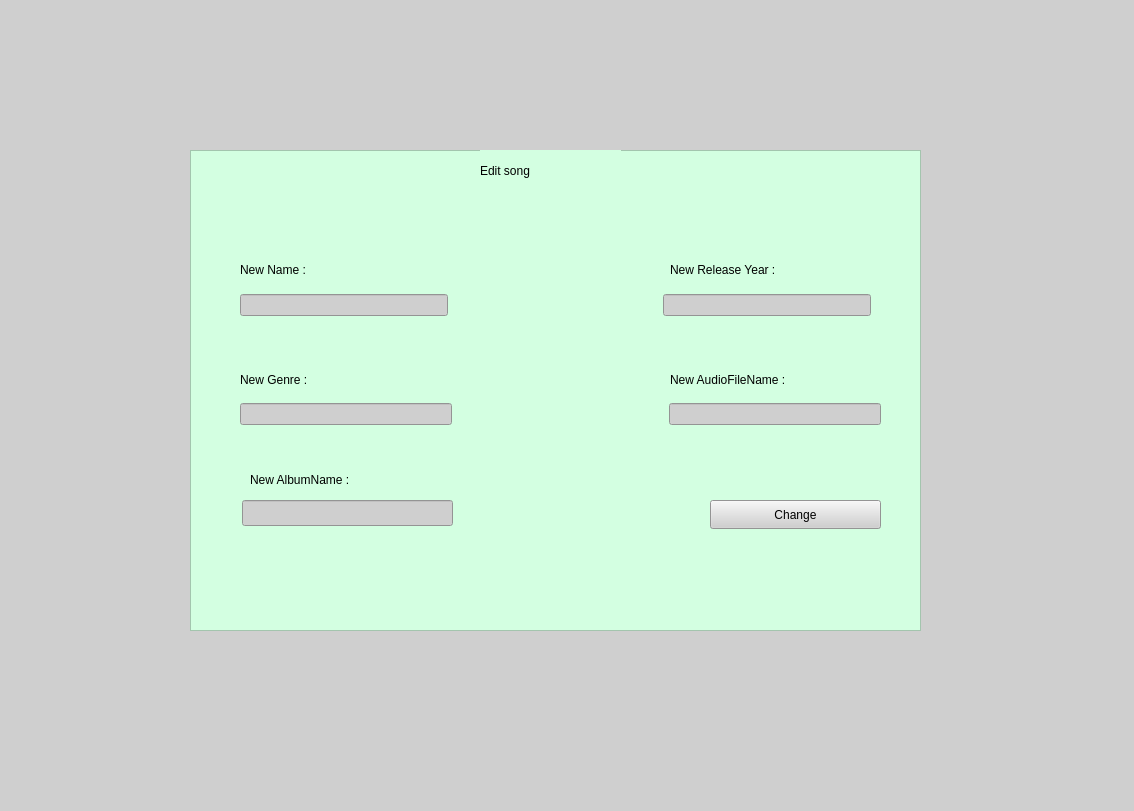
<?xml version="1.0" encoding="UTF-8"?>
<ui version="4.0">
 <class>EditSongWindow</class>
 <widget class="QWidget" name="EditSongWindow">
  <property name="geometry">
   <rect>
    <x>0</x>
    <y>0</y>
    <width>1134</width>
    <height>811</height>
   </rect>
  </property>
  <property name="windowTitle">
   <string>Form</string>
  </property>
  <property name="styleSheet">
   <string notr="true">background-color: rgb(207, 207, 207);</string>
  </property>
  <widget class="QFrame" name="frame">
   <property name="geometry">
    <rect>
     <x>190</x>
     <y>150</y>
     <width>731</width>
     <height>481</height>
    </rect>
   </property>
   <property name="styleSheet">
    <string notr="true">background-color: rgb(211, 255, 225);</string>
   </property>
   <property name="frameShape">
    <enum>QFrame::Shape::StyledPanel</enum>
   </property>
   <property name="frameShadow">
    <enum>QFrame::Shadow::Raised</enum>
   </property>
   <widget class="QLabel" name="label">
    <property name="geometry">
     <rect>
      <x>290</x>
      <y>0</y>
      <width>141</width>
      <height>41</height>
     </rect>
    </property>
    <property name="styleSheet">
     <string notr="true">font: 700 italic 18pt &quot;Segoe UI&quot;;</string>
    </property>
    <property name="text">
     <string>Edit song </string>
    </property>
   </widget>
   <widget class="QWidget" name="horizontalLayoutWidget">
    <property name="geometry">
     <rect>
      <x>50</x>
      <y>140</y>
      <width>631</width>
      <height>31</height>
     </rect>
    </property>
    <layout class="QHBoxLayout" name="horizontalLayout">
     <item>
      <widget class="QLineEdit" name="lineEditName">
       <property name="styleSheet">
        <string notr="true">background-color: rgb(207, 207, 207);</string>
       </property>
      </widget>
     </item>
     <item>
      <spacer name="horizontalSpacer">
       <property name="orientation">
        <enum>Qt::Orientation::Horizontal</enum>
       </property>
       <property name="sizeHint" stdset="0">
        <size>
         <width>40</width>
         <height>20</height>
        </size>
       </property>
      </spacer>
     </item>
     <item>
      <widget class="QLineEdit" name="lineEditYear">
       <property name="styleSheet">
        <string notr="true">background-color: rgb(207, 207, 207);</string>
       </property>
      </widget>
     </item>
    </layout>
   </widget>
   <widget class="QLabel" name="label_2">
    <property name="geometry">
     <rect>
      <x>50</x>
      <y>110</y>
      <width>91</width>
      <height>20</height>
     </rect>
    </property>
    <property name="styleSheet">
     <string notr="true">font: 700 italic 9pt &quot;Segoe UI&quot;;</string>
    </property>
    <property name="text">
     <string>New Name :</string>
    </property>
   </widget>
   <widget class="QLabel" name="label_3">
    <property name="geometry">
     <rect>
      <x>480</x>
      <y>110</y>
      <width>131</width>
      <height>20</height>
     </rect>
    </property>
    <property name="styleSheet">
     <string notr="true">font: 700 italic 9pt &quot;Segoe UI&quot;;</string>
    </property>
    <property name="text">
     <string>New Release Year :</string>
    </property>
   </widget>
   <widget class="QWidget" name="horizontalLayoutWidget_2">
    <property name="geometry">
     <rect>
      <x>50</x>
      <y>249</y>
      <width>641</width>
      <height>31</height>
     </rect>
    </property>
    <layout class="QHBoxLayout" name="horizontalLayout_2">
     <item>
      <widget class="QLineEdit" name="lineEditGenre">
       <property name="styleSheet">
        <string notr="true">background-color: rgb(207, 207, 207);</string>
       </property>
      </widget>
     </item>
     <item>
      <spacer name="horizontalSpacer_2">
       <property name="orientation">
        <enum>Qt::Orientation::Horizontal</enum>
       </property>
       <property name="sizeHint" stdset="0">
        <size>
         <width>40</width>
         <height>20</height>
        </size>
       </property>
      </spacer>
     </item>
     <item>
      <widget class="QLineEdit" name="lineEditAudio">
       <property name="styleSheet">
        <string notr="true">background-color: rgb(207, 207, 207);</string>
       </property>
      </widget>
     </item>
    </layout>
   </widget>
   <widget class="QLabel" name="label_4">
    <property name="geometry">
     <rect>
      <x>50</x>
      <y>220</y>
      <width>91</width>
      <height>20</height>
     </rect>
    </property>
    <property name="styleSheet">
     <string notr="true">font: 700 italic 9pt &quot;Segoe UI&quot;;</string>
    </property>
    <property name="text">
     <string>New Genre :</string>
    </property>
   </widget>
   <widget class="QLabel" name="label_5">
    <property name="geometry">
     <rect>
      <x>480</x>
      <y>220</y>
      <width>171</width>
      <height>20</height>
     </rect>
    </property>
    <property name="styleSheet">
     <string notr="true">font: 700 italic 9pt &quot;Segoe UI&quot;;</string>
    </property>
    <property name="text">
     <string>New AudioFileName :</string>
    </property>
   </widget>
   <widget class="QLineEdit" name="lineEditAlbumName">
    <property name="geometry">
     <rect>
      <x>52</x>
      <y>350</y>
      <width>211</width>
      <height>26</height>
     </rect>
    </property>
    <property name="styleSheet">
     <string notr="true">background-color: rgb(207, 207, 207);</string>
    </property>
   </widget>
   <widget class="QLabel" name="label_6">
    <property name="geometry">
     <rect>
      <x>60</x>
      <y>320</y>
      <width>141</width>
      <height>20</height>
     </rect>
    </property>
    <property name="styleSheet">
     <string notr="true">font: 700 italic 9pt &quot;Segoe UI&quot;;</string>
    </property>
    <property name="text">
     <string>New AlbumName :</string>
    </property>
   </widget>
   <widget class="QPushButton" name="pushButton">
    <property name="geometry">
     <rect>
      <x>520</x>
      <y>350</y>
      <width>171</width>
      <height>29</height>
     </rect>
    </property>
    <property name="styleSheet">
     <string notr="true">font: 700 italic 9pt &quot;Segoe UI&quot;;
background-color: rgb(207, 207, 207);</string>
    </property>
    <property name="text">
     <string>Change</string>
    </property>
   </widget>
  </widget>
 </widget>
 <resources/>
 <connections/>
</ui>
